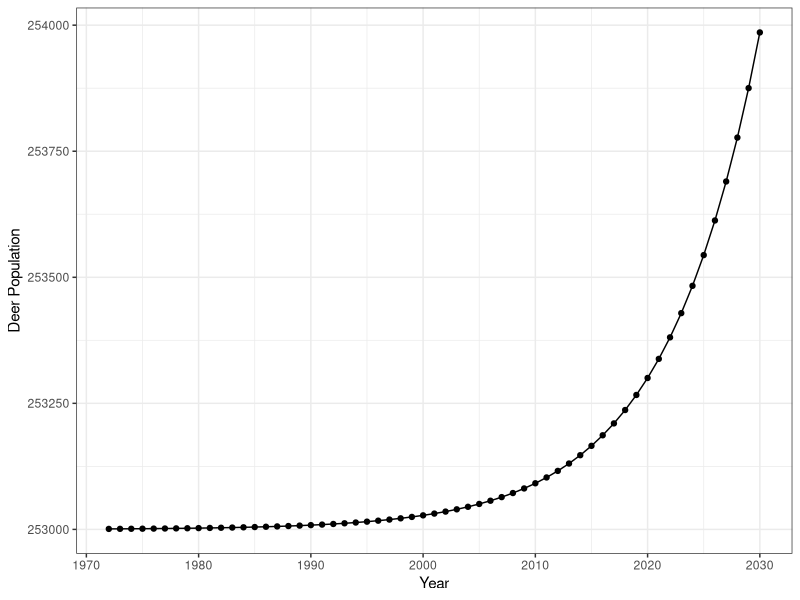
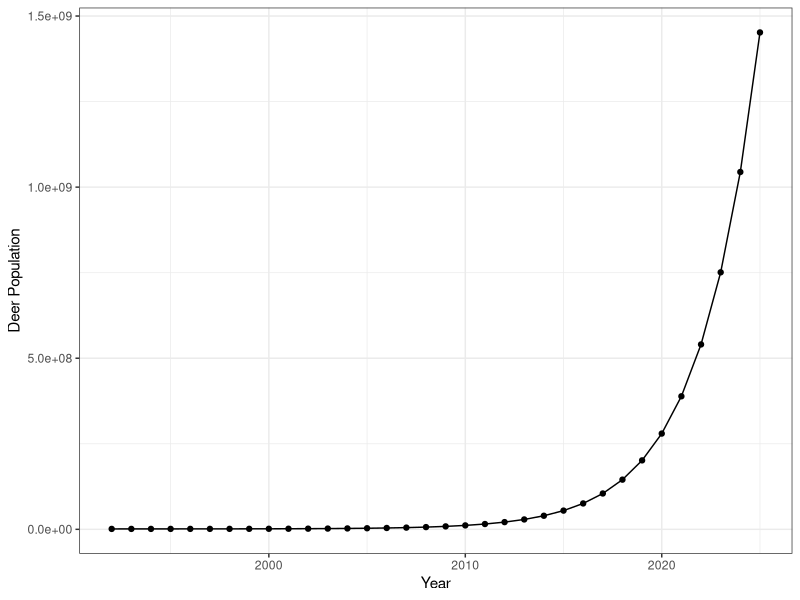
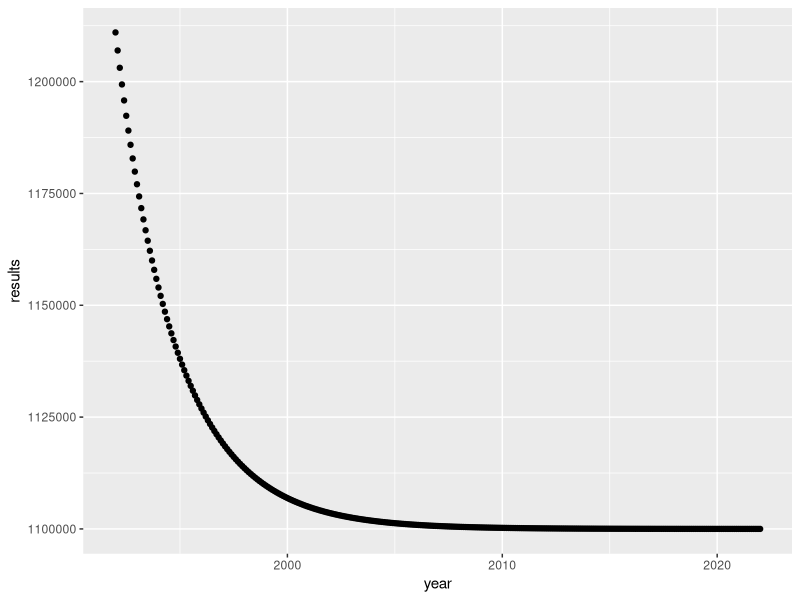
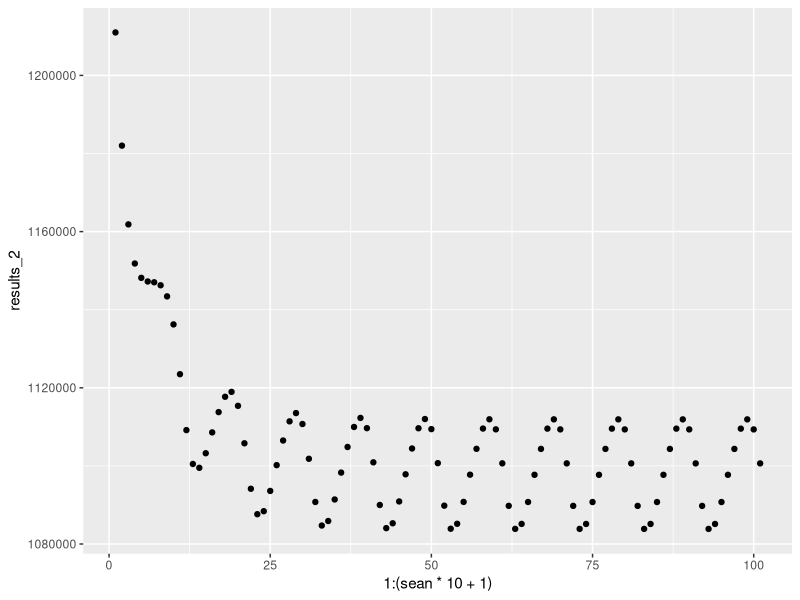
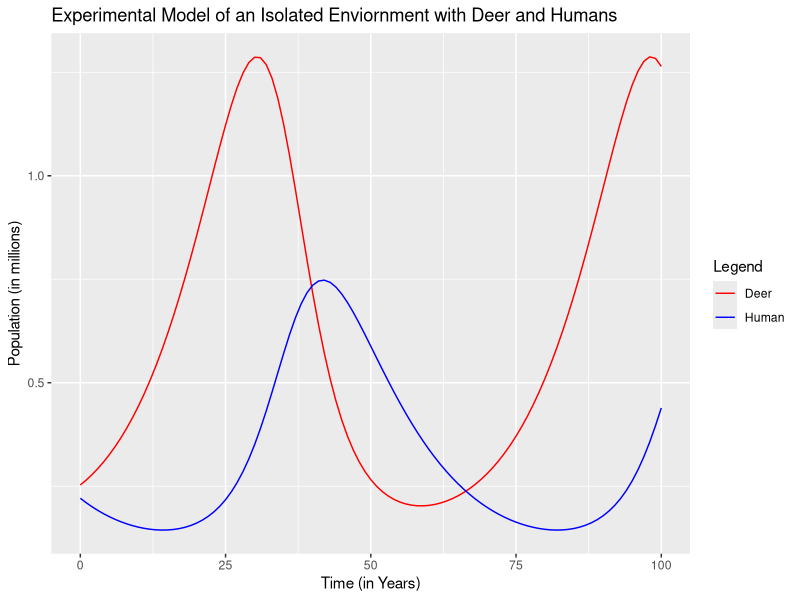

These figures' R source, in order: (Note: this script raises an error after producing the figures.)
# Final Models for Paper

library(tidyverse)
library(deSolve)



# Euler's Method Function -------------------------------------------------

euler <- function(dy.dt=function(t,y){}, h, y0, start=0, end=1) {
  nsteps <- (end-start)/h
  ys <- numeric(nsteps+1)
  ys[1] <- y0
  for (i in 1:nsteps) {
    t <- start + (i-1)*h
    ys[i+1] <- ys[i] + h*dy.dt(t,ys[i])
  }
  ys
}

# Model 1- Natural Pop Growth ---------------------------------------------

#Start with the natural dynamics. The law of exponential evolution or Malthus law. 
#We use r = .118849 based on file 'EDA.R' growth rate from first two data points (before carrying capacity is reached)

#dy/dt = ry(t)

r <- .118849

model1 <- function(r, t) {
  exp(r*(t-1972)) + 253000
}

t <- c(1972:2030)

results <- model1(r, t)
results <- data.frame(results)
results <- results %>%
  mutate(year = c(1972:2030))

results %>%
  ggplot(mapping = aes(x = year, y = results)) +
  geom_point()+
  geom_line() +
  xlab("Year") +
  ylab("Deer Population") +
  theme_bw()




# Model 2- Natural Growth and Constant Harvest by Time --------------------
#Model 2
#dy/dt = r y(t) - B
#y(t)=(y_0-B/r) e^(r(t-t_0))+B/r

#r = .33 (adjusted r based on an isolated value of growth when accounting for harvest effects and starting at 1992)

model2 <- function(y0, t, r, B) {
  (y0 - (B/r)) * exp(r*(t- 1992)) + (B/r)
}


t <- c(1992:2025)
results <- model2(1211000, t, .33, 390703.5)
results <- data.frame(results)
results <- results %>%
  mutate(year = c(1992:2025))

results %>%
  ggplot(mapping = aes(x = year, y = results)) +
  geom_point()+
  geom_line() +
  xlab("Year") +
  ylab("Deer Population") +
  theme_bw()




# Model 3: Model based on logistic equation -------------------------------
# dy/dt = r y(t) - r / K * y^2(t)
# incorporates carrying capacity (K)

years = 30
r=.33
deerpop = 1211000

results<-euler(dy.dt=function(t,y){(r*y) - ((r/1100000)*y^2)}, .1,deerpop , 0, years)

results <- data.frame(results)
results$x <- 1:(years*10+1)
results$year <- 1992+(results$x-1)*0.1

ggplot(results, aes(x= year, y = results)) +
  geom_point() 



# Model 4- Carrying Capacity,  Harvest,  Pop Growth -----------------------
sean = 10 
b = 390700
r=2.16
deerpop = 1211000 ##253000 
## b is the estimated harvest per year
## results 2 is the carrying capacity model plus estimated harvest per year it is a little low 
## Adjusted carrying capacity as it was being affected by the constant harvest 
results_2<-euler(dy.dt=function(t,y){(r*y) - 0.18*(exp((-2*(sin(t*pi))^2)))*y -  ((r/(1100000+(b/1.4)))*y^2)-(b)}, .1,deerpop , 0, sean)


## adjusted the carrying capacity value in the function by adding back in a factor of the estimated harvest value per year



results_2 <- data.frame(results_2)

ggplot(results_2, mapping = aes(x = 1:(sean*10 +1), y = results_2)) +
  geom_point()






# Lotka-Volterra Model ----------------------------------------------------
#An experimental model treating humans as a "predator" of deer
# Main Code from https://www.r-bloggers.com/2010/03/lotka-volterra-model%C2%A0%C2%A0intro/. 
# Then converted into a function
## EXPERIMENTAL MODEL - ISOLATED ENVIRIONMENT


PreyPred <- function(x_prey, y_pred, a, b, g, d){
  
  Pars <- c(a, b, g, d)
  State <- c(x = x_prey, y = y_pred)
  
  
  LotVmod <- function (Time, State, Pars) {
    with(as.list(c(State, Pars)), {
      dx = x*(a - b*y)
      dy = -y*(g - d*x)
      return(list(c(dx, dy)))
    })
  }
  
  Time <- seq(0, 100, by = 1)
  out <- as.data.frame(ode(func = LotVmod, y = State, parms = Pars, times = Time))
  
  ggplot(out) + 
    geom_line(aes(x=time, y = x, color ="Deer")) +
    geom_line(aes(x=time, y = y, color = "Human")) +
    xlab('Time (in Years)') +
    ylab('Population (in millions)') +
    ggtitle("Experimental Model of an Isolated Enviornment with Deer and Humans") + 
    scale_color_manual(name = "Legend", values = c("Human" = "blue", "Deer" = "red"))
  
}

PreyPred(0.253, 0.2209, 0.11, 0.3, 0.088, 0.15)






# EDA- Basic Graphs of the Data -------------------------------------------
colors <- c("Deer Population" = "red", "Deer Harvest" = "blue", "Deer Hunters" = "orange")

deer %>%
  ggplot(aes(x = Year)) +
  geom_point(mapping = aes(y = Deer_Population, color = "Deer Population")) +
  geom_line(aes(y = Deer_Population, color = "Deer Population")) +
  geom_point(aes(y = Deer_Harvest, color = "Deer Harvest")) +
  geom_line(aes(y = Deer_Harvest, color = "Deer Harvest")) +
  geom_point(aes(y= Total_Deer_Hunters, color = "Deer Hunters")) +
  geom_line(aes(y = Total_Deer_Hunters, color = "Deer Hunters")) +
  xlab("Year") +
  ylab("Deer Population")+
  labs(color = "Key")+
  scale_color_manual(values = colors)+
  theme_bw()


# Visualizations - model graphs -------------------------------------------

# b(t)
b <- function(t){0.18*(exp((-2*(sin(t*pi))^2)))} 
ggplot(data.frame(x=seq(0,5,by=.001)), aes(x=x)) + 
  stat_function(fun=b) +
  labs(x="t", y="b(t)")

# Sean's model graph (cleaned)
sean = 10 
b = 390700
r=2.16
deerpop = 1211000
results_2<-euler(dy.dt=function(t,y){(r*y) - 0.18*(exp((-2*(sin(t*pi))^2)))*y -  ((r/(1100000+(b/1.4)))*y^2)-(b)}, .1,deerpop , 0, sean)

results_2 <- data.frame(results_2)
colnames(results_2) <- "Deer Population"
results_2$x <- 1:(sean*10+1)
results_2$Year <- 1992+(results_2$x-1)*0.1

ggplot(results_2, mapping = aes(x = Year, y = `Deer Population`)) +
  geom_point()+
  geom_line()



# Euler's Visualizations --------------------------------------------------
# A simplified example of Euler's method with different h values if wanting
# to use visuals to explain Euler's method in paper

#Graph of actual function: y = x^2
x_2 = function(x){x^2}
ggplot(data.frame(x=c(-10:10)), aes(x=x)) + 
  stat_function(fun=x_2)

#Modified (simplified) version of Nicole's function
euler2 <- function(dy.dt=function(t){}, h, y0, start=0, end=1) {
  nsteps <- (end-start)/h
  ys <- numeric(nsteps+1)
  ys[1] <- y0
  for (i in 1:nsteps) {
    t <- start + (i-1)*h
    ys[i+1] <- ys[i] + h*dy.dt(t)
  }
  ys
}

dy_dx = function(x){2*x}

#Euler's: Step size of 5
results_5 <- euler2(dy_dx, 5,100,-10,10)
results_5 <- as.data.frame(results_5)
colnames(results_5) <- "y"
results_5$change_x <- 1:(20/5+1)
results_5$x <- -10+(results_5$change_x-1)*5
ggplot(results_5, aes(x=x, y=y)) +
  geom_point()

#Euler's: Step size of 2
results_4 <- euler2(dy_dx, 2,100,-10,10)
results_4 <- as.data.frame(results_4)
colnames(results_4) <- "y"
results_4$change_x <- 1:(20/2+1)
results_4$x <- -10+(results_4$change_x-1)*2
ggplot(results_4, aes(x=x, y=y)) +
  geom_point()

#Eulers: Step size of 1
results_1 <- euler2(dy_dx, 1,100,-10,10)
results_1 <- as.data.frame(results_1)
colnames(results_1) <- "y"
results_1$change_x <- 1:(20+1)
results_1$x <- -10+(results_1$change_x-1)
ggplot(results_1, aes(x=x, y=y)) +
  geom_point()

#Euler's: Step size of .1
results_2 <- euler2(dy_dx, .1,100,-10,10)
results_2 <- as.data.frame(results_2)
colnames(results_2) <- "y"
results_2$change_x <- 1:(20*10+1)
results_2$x <- -10+(results_2$change_x-1)*.1
ggplot(results_2, aes(x=x, y=y)) +
  geom_point()

#Euler's: Step size of .01
results_3 <- euler2(dy_dx, .01,100,-10,10)
results_3 <- as.data.frame(results_3)
colnames(results_3) <- "y"
results_3$change_x <- 1:(20*100+1)
results_3$x <- -10+(results_3$change_x-1)*.01
ggplot(results_3, aes(x=x, y=y)) +
  geom_point()
